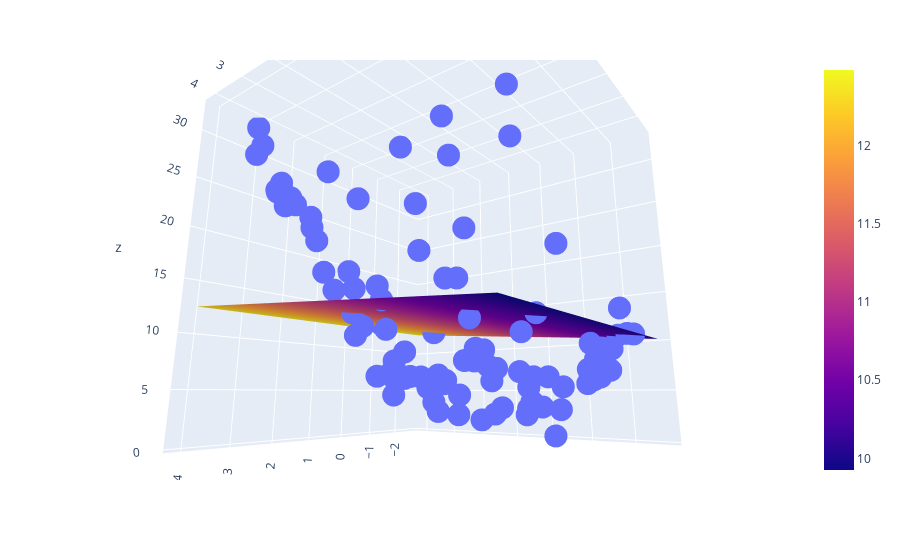

Here is the notebook cell this chart was saved with:
### Code cell
import plotly.graph_objects as go

fig = px.scatter_3d(df, x=x.ravel(), y=y.ravel(), z=z.ravel())

fig.add_trace(go.Surface(x = x_input, y = y_input, z =z_final ))

fig.show()
